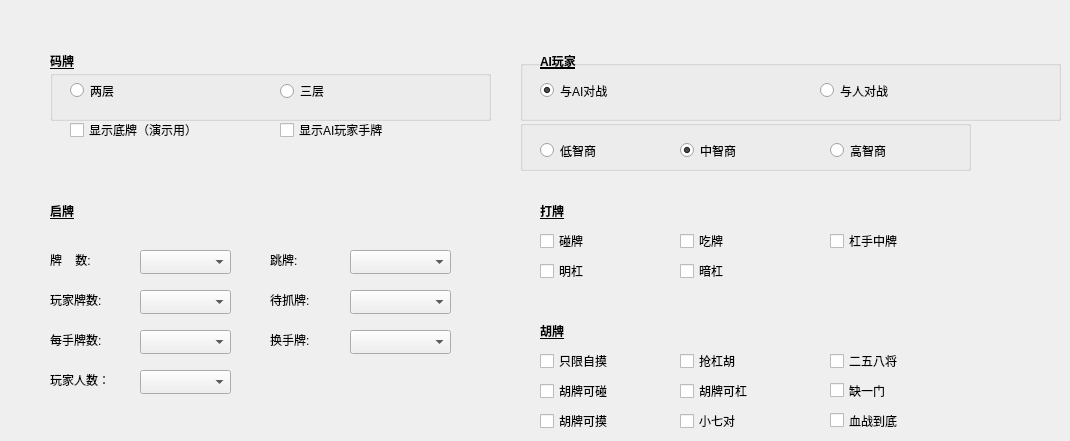
         <widget class="QWidget" name="ruleSettingPage">
          <widget class="QLabel" name="label">
           <property name="geometry">
            <rect>
             <x>50</x>
             <y>50</y>
             <width>141</width>
             <height>21</height>
            </rect>
           </property>
           <property name="font">
            <font>
             <pointsize>9</pointsize>
             <weight>75</weight>
             <bold>true</bold>
             <underline>true</underline>
            </font>
           </property>
           <property name="text">
            <string>码牌</string>
           </property>
          </widget>
          <widget class="QLabel" name="label_2">
           <property name="geometry">
            <rect>
             <x>50</x>
             <y>200</y>
             <width>171</width>
             <height>21</height>
            </rect>
           </property>
           <property name="font">
            <font>
             <pointsize>9</pointsize>
             <weight>75</weight>
             <bold>true</bold>
             <underline>true</underline>
            </font>
           </property>
           <property name="text">
            <string>启牌</string>
           </property>
          </widget>
          <widget class="QComboBox" name="tiaopaiComboBox">
           <property name="geometry">
            <rect>
             <x>350</x>
             <y>250</y>
             <width>101</width>
             <height>24</height>
            </rect>
           </property>
          </widget>
          <widget class="QLabel" name="label_3">
           <property name="geometry">
            <rect>
             <x>270</x>
             <y>250</y>
             <width>71</width>
             <height>20</height>
            </rect>
           </property>
           <property name="text">
            <string>跳牌:</string>
           </property>
          </widget>
          <widget class="QLabel" name="label_4">
           <property name="geometry">
            <rect>
             <x>270</x>
             <y>290</y>
             <width>81</width>
             <height>20</height>
            </rect>
           </property>
           <property name="text">
            <string>待抓牌:</string>
           </property>
          </widget>
          <widget class="QComboBox" name="yuceComboBox">
           <property name="geometry">
            <rect>
             <x>350</x>
             <y>290</y>
             <width>101</width>
             <height>24</height>
            </rect>
           </property>
          </widget>
          <widget class="QLabel" name="label_5">
           <property name="geometry">
            <rect>
             <x>540</x>
             <y>200</y>
             <width>41</width>
             <height>21</height>
            </rect>
           </property>
           <property name="font">
            <font>
             <weight>75</weight>
             <bold>true</bold>
             <underline>true</underline>
            </font>
           </property>
           <property name="text">
            <string>打牌</string>
           </property>
          </widget>
          <widget class="QLabel" name="label_6">
           <property name="geometry">
            <rect>
             <x>50</x>
             <y>250</y>
             <width>91</width>
             <height>20</height>
            </rect>
           </property>
           <property name="text">
            <string>牌    数:</string>
           </property>
          </widget>
          <widget class="QCheckBox" name="pongCheckBox">
           <property name="geometry">
            <rect>
             <x>540</x>
             <y>230</y>
             <width>101</width>
             <height>22</height>
            </rect>
           </property>
           <property name="text">
            <string>碰牌</string>
           </property>
          </widget>
          <widget class="QCheckBox" name="concealedkongCheckBox">
           <property name="geometry">
            <rect>
             <x>680</x>
             <y>260</y>
             <width>121</width>
             <height>22</height>
            </rect>
           </property>
           <property name="text">
            <string>暗杠</string>
           </property>
          </widget>
          <widget class="QCheckBox" name="chowCheckBox">
           <property name="geometry">
            <rect>
             <x>680</x>
             <y>230</y>
             <width>111</width>
             <height>22</height>
            </rect>
           </property>
           <property name="text">
            <string>吃牌</string>
           </property>
          </widget>
          <widget class="QCheckBox" name="kongCheckBox">
           <property name="geometry">
            <rect>
             <x>540</x>
             <y>260</y>
             <width>101</width>
             <height>22</height>
            </rect>
           </property>
           <property name="text">
            <string>明杠</string>
           </property>
          </widget>
          <widget class="QCheckBox" name="gangshouzhongpaiCheckBox">
           <property name="geometry">
            <rect>
             <x>830</x>
             <y>230</y>
             <width>171</width>
             <height>22</height>
            </rect>
           </property>
           <property name="text">
            <string>杠手中牌</string>
           </property>
          </widget>
          <widget class="QLabel" name="label_7">
           <property name="geometry">
            <rect>
             <x>540</x>
             <y>320</y>
             <width>41</width>
             <height>21</height>
            </rect>
           </property>
           <property name="font">
            <font>
             <weight>75</weight>
             <bold>true</bold>
             <underline>true</underline>
            </font>
           </property>
           <property name="text">
            <string>胡牌</string>
           </property>
          </widget>
          <widget class="QCheckBox" name="zhixianzimoCheckBox">
           <property name="geometry">
            <rect>
             <x>540</x>
             <y>350</y>
             <width>111</width>
             <height>22</height>
            </rect>
           </property>
           <property name="text">
            <string>只限自摸</string>
           </property>
          </widget>
          <widget class="QCheckBox" name="checkBox_31">
           <property name="geometry">
            <rect>
             <x>540</x>
             <y>380</y>
             <width>111</width>
             <height>22</height>
            </rect>
           </property>
           <property name="text">
            <string>胡牌可碰</string>
           </property>
          </widget>
          <widget class="QCheckBox" name="checkBox_32">
           <property name="geometry">
            <rect>
             <x>540</x>
             <y>410</y>
             <width>111</width>
             <height>22</height>
            </rect>
           </property>
           <property name="text">
            <string>胡牌可摸</string>
           </property>
          </widget>
          <widget class="QCheckBox" name="qiangganghuCheckBox">
           <property name="geometry">
            <rect>
             <x>680</x>
             <y>350</y>
             <width>121</width>
             <height>22</height>
            </rect>
           </property>
           <property name="text">
            <string>抢杠胡</string>
           </property>
          </widget>
          <widget class="QCheckBox" name="checkBox_34">
           <property name="geometry">
            <rect>
             <x>680</x>
             <y>380</y>
             <width>121</width>
             <height>22</height>
            </rect>
           </property>
           <property name="text">
            <string>胡牌可杠</string>
           </property>
          </widget>
          <widget class="QCheckBox" name="erwubajiangCheckBox">
           <property name="geometry">
            <rect>
             <x>830</x>
             <y>350</y>
             <width>171</width>
             <height>22</height>
            </rect>
           </property>
           <property name="text">
            <string>二五八将</string>
           </property>
          </widget>
          <widget class="QCheckBox" name="queyimenCheckBox">
           <property name="geometry">
            <rect>
             <x>830</x>
             <y>380</y>
             <width>191</width>
             <height>21</height>
            </rect>
           </property>
           <property name="text">
            <string>缺一门</string>
           </property>
          </widget>
          <widget class="QCheckBox" name="xiaoqiduiCheckBox">
           <property name="geometry">
            <rect>
             <x>680</x>
             <y>410</y>
             <width>151</width>
             <height>22</height>
            </rect>
           </property>
           <property name="text">
            <string>小七对</string>
           </property>
          </widget>
          <widget class="QLabel" name="label_11">
           <property name="geometry">
            <rect>
             <x>50</x>
             <y>290</y>
             <width>91</width>
             <height>20</height>
            </rect>
           </property>
           <property name="text">
            <string>玩家牌数:</string>
           </property>
          </widget>
          <widget class="QComboBox" name="comboBox_6">
           <property name="geometry">
            <rect>
             <x>140</x>
             <y>290</y>
             <width>91</width>
             <height>24</height>
            </rect>
           </property>
          </widget>
          <widget class="QLabel" name="label_12">
           <property name="geometry">
            <rect>
             <x>50</x>
             <y>330</y>
             <width>91</width>
             <height>20</height>
            </rect>
           </property>
           <property name="text">
            <string>每手牌数:</string>
           </property>
          </widget>
          <widget class="QComboBox" name="comboBox_7">
           <property name="geometry">
            <rect>
             <x>140</x>
             <y>330</y>
             <width>91</width>
             <height>24</height>
            </rect>
           </property>
          </widget>
          <widget class="QLabel" name="label_13">
           <property name="geometry">
            <rect>
             <x>270</x>
             <y>330</y>
             <width>81</width>
             <height>20</height>
            </rect>
           </property>
           <property name="text">
            <string>换手牌:</string>
           </property>
          </widget>
          <widget class="QComboBox" name="comboBox_8">
           <property name="geometry">
            <rect>
             <x>350</x>
             <y>330</y>
             <width>101</width>
             <height>24</height>
            </rect>
           </property>
          </widget>
          <widget class="QLabel" name="label_14">
           <property name="geometry">
            <rect>
             <x>50</x>
             <y>370</y>
             <width>91</width>
             <height>20</height>
            </rect>
           </property>
           <property name="text">
            <string>玩家人数：</string>
           </property>
          </widget>
          <widget class="QComboBox" name="playernumcomboBox">
           <property name="geometry">
            <rect>
             <x>140</x>
             <y>370</y>
             <width>91</width>
             <height>24</height>
            </rect>
           </property>
          </widget>
          <widget class="QComboBox" name="countComboBox">
           <property name="geometry">
            <rect>
             <x>140</x>
             <y>250</y>
             <width>91</width>
             <height>24</height>
            </rect>
           </property>
          </widget>
          <widget class="QCheckBox" name="isPredictioncheckBox">
           <property name="geometry">
            <rect>
             <x>70</x>
             <y>120</y>
             <width>201</width>
             <height>20</height>
            </rect>
           </property>
           <property name="text">
            <string>显示底牌（演示用）</string>
           </property>
          </widget>
          <widget class="QLabel" name="label_8">
           <property name="geometry">
            <rect>
             <x>540</x>
             <y>50</y>
             <width>151</width>
             <height>21</height>
            </rect>
           </property>
           <property name="font">
            <font>
             <weight>75</weight>
             <bold>true</bold>
             <underline>true</underline>
            </font>
           </property>
           <property name="text">
            <string>AI玩家</string>
           </property>
          </widget>
          <widget class="QGroupBox" name="groupBox_1">
           <property name="geometry">
            <rect>
             <x>520</x>
             <y>60</y>
             <width>541</width>
             <height>61</height>
            </rect>
           </property>
           <property name="title">
            <string/>
           </property>
           <property name="flat">
            <bool>false</bool>
           </property>
           <widget class="QRadioButton" name="isAIRadioButton">
            <property name="geometry">
             <rect>
              <x>20</x>
              <y>20</y>
              <width>131</width>
              <height>21</height>
             </rect>
            </property>
            <property name="text">
             <string>与AI对战</string>
            </property>
            <property name="checked">
             <bool>true</bool>
            </property>
           </widget>
           <widget class="QRadioButton" name="notAIRadioButton">
            <property name="enabled">
             <bool>true</bool>
            </property>
            <property name="geometry">
             <rect>
              <x>300</x>
              <y>20</y>
              <width>131</width>
              <height>21</height>
             </rect>
            </property>
            <property name="text">
             <string>与人对战</string>
            </property>
           </widget>
          </widget>
          <widget class="QGroupBox" name="groupBox_2">
           <property name="geometry">
            <rect>
             <x>520</x>
             <y>120</y>
             <width>451</width>
             <height>51</height>
            </rect>
           </property>
           <property name="title">
            <string/>
           </property>
           <widget class="QRadioButton" name="lowlevRadioButton">
            <property name="geometry">
             <rect>
              <x>20</x>
              <y>20</y>
              <width>131</width>
              <height>21</height>
             </rect>
            </property>
            <property name="text">
             <string>低智商</string>
            </property>
           </widget>
           <widget class="QRadioButton" name="medlevRadioButton">
            <property name="enabled">
             <bool>true</bool>
            </property>
            <property name="geometry">
             <rect>
              <x>160</x>
              <y>20</y>
              <width>131</width>
              <height>21</height>
             </rect>
            </property>
            <property name="text">
             <string>中智商</string>
            </property>
            <property name="checked">
             <bool>true</bool>
            </property>
           </widget>
           <widget class="QRadioButton" name="highlevRadioButton">
            <property name="enabled">
             <bool>true</bool>
            </property>
            <property name="geometry">
             <rect>
              <x>310</x>
              <y>20</y>
              <width>131</width>
              <height>21</height>
             </rect>
            </property>
            <property name="text">
             <string>高智商</string>
            </property>
           </widget>
          </widget>
          <widget class="QGroupBox" name="groupBox_3">
           <property name="geometry">
            <rect>
             <x>50</x>
             <y>70</y>
             <width>441</width>
             <height>51</height>
            </rect>
           </property>
           <property name="title">
            <string/>
           </property>
           <widget class="QRadioButton" name="ercengRadioButton">
            <property name="geometry">
             <rect>
              <x>20</x>
              <y>10</y>
              <width>131</width>
              <height>21</height>
             </rect>
            </property>
            <property name="text">
             <string>两层</string>
            </property>
           </widget>
           <widget class="QRadioButton" name="sancengRadioButton">
            <property name="geometry">
             <rect>
              <x>230</x>
              <y>10</y>
              <width>161</width>
              <height>22</height>
             </rect>
            </property>
            <property name="text">
             <string>三层</string>
            </property>
           </widget>
          </widget>
          <widget class="QCheckBox" name="xuezhandaodiCheckBox">
           <property name="geometry">
            <rect>
             <x>830</x>
             <y>410</y>
             <width>191</width>
             <height>21</height>
            </rect>
           </property>
           <property name="text">
            <string>血战到底</string>
           </property>
          </widget>
          <widget class="QCheckBox" name="isAIshowcheckBox">
           <property name="geometry">
            <rect>
             <x>280</x>
             <y>120</y>
             <width>201</width>
             <height>20</height>
            </rect>
           </property>
           <property name="text">
            <string>显示AI玩家手牌</string>
           </property>
          </widget>
          <zorder>groupBox_2</zorder>
          <zorder>groupBox_1</zorder>
          <zorder>label</zorder>
          <zorder>label_2</zorder>
          <zorder>tiaopaiComboBox</zorder>
          <zorder>label_3</zorder>
          <zorder>label_4</zorder>
          <zorder>yuceComboBox</zorder>
          <zorder>label_5</zorder>
          <zorder>label_6</zorder>
          <zorder>pongCheckBox</zorder>
          <zorder>concealedkongCheckBox</zorder>
          <zorder>chowCheckBox</zorder>
          <zorder>kongCheckBox</zorder>
          <zorder>gangshouzhongpaiCheckBox</zorder>
          <zorder>label_7</zorder>
          <zorder>zhixianzimoCheckBox</zorder>
          <zorder>checkBox_31</zorder>
          <zorder>checkBox_32</zorder>
          <zorder>qiangganghuCheckBox</zorder>
          <zorder>checkBox_34</zorder>
          <zorder>erwubajiangCheckBox</zorder>
          <zorder>queyimenCheckBox</zorder>
          <zorder>xiaoqiduiCheckBox</zorder>
          <zorder>label_11</zorder>
          <zorder>comboBox_6</zorder>
          <zorder>label_12</zorder>
          <zorder>comboBox_7</zorder>
          <zorder>label_13</zorder>
          <zorder>comboBox_8</zorder>
          <zorder>label_14</zorder>
          <zorder>playernumcomboBox</zorder>
          <zorder>countComboBox</zorder>
          <zorder>isPredictioncheckBox</zorder>
          <zorder>label_8</zorder>
          <zorder>groupBox_3</zorder>
          <zorder>xuezhandaodiCheckBox</zorder>
          <zorder>isAIshowcheckBox</zorder>
         </widget>
